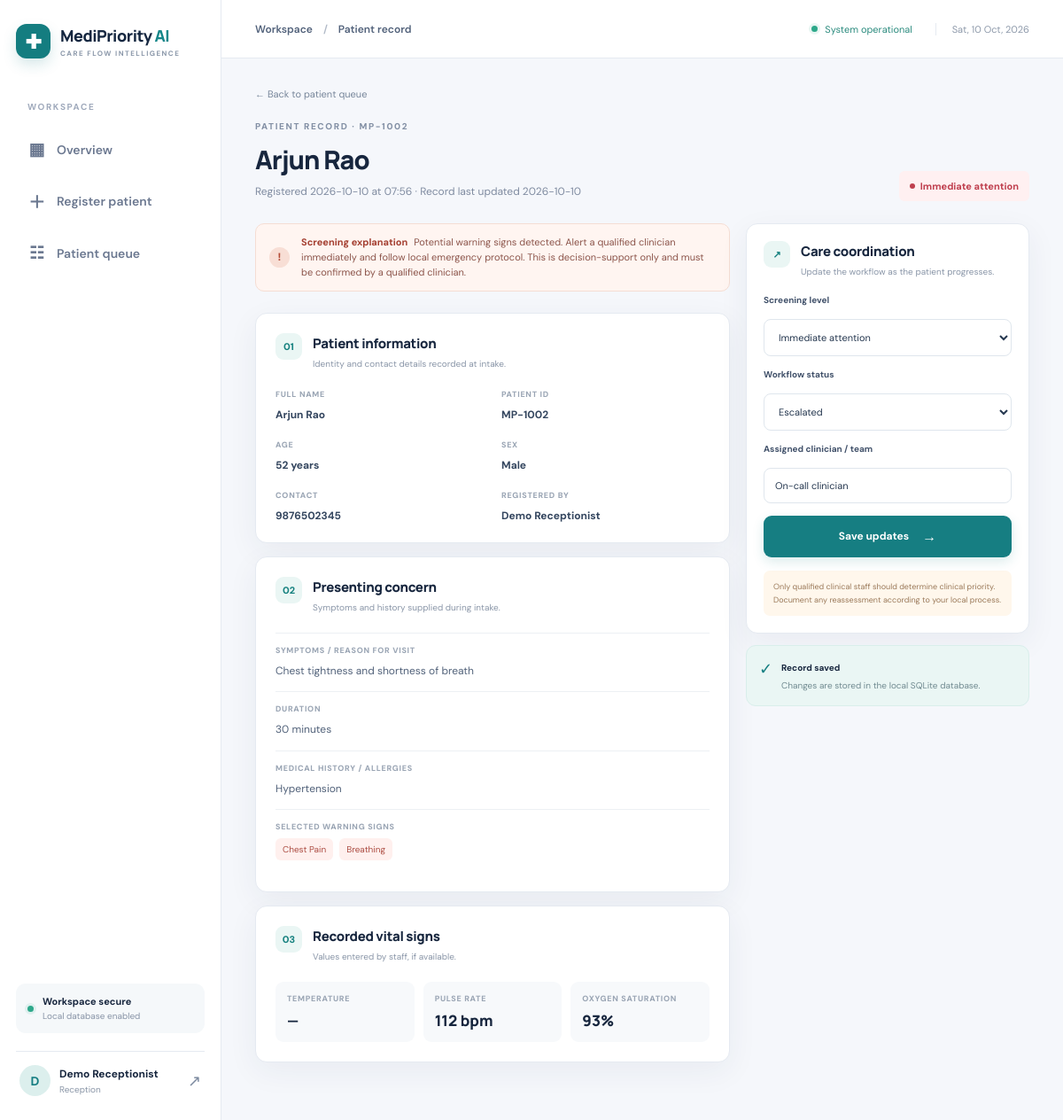
Screenshot of /patients/2 (signed in) with the database file from the repository.
### tables this page shows
CREATE TABLE users (
            id INTEGER PRIMARY KEY AUTOINCREMENT,
            full_name TEXT NOT NULL,
            email TEXT NOT NULL UNIQUE,
            password_hash TEXT NOT NULL,
            role TEXT NOT NULL DEFAULT 'Reception',
            created_at TEXT NOT NULL
        );

CREATE TABLE patients (
            id INTEGER PRIMARY KEY AUTOINCREMENT,
            patient_code TEXT NOT NULL UNIQUE,
            full_name TEXT NOT NULL,
            age INTEGER NOT NULL,
            sex TEXT NOT NULL,
            phone TEXT NOT NULL,
            symptoms TEXT NOT NULL,
            duration TEXT,
            temperature REAL,
            pulse INTEGER,
            oxygen INTEGER,
            medical_history TEXT,
            flags TEXT NOT NULL DEFAULT '[]',
            urgency TEXT NOT NULL,
            urgency_note TEXT NOT NULL,
            status TEXT NOT NULL DEFAULT 'Waiting',
            assigned_to TEXT DEFAULT '',
            created_by INTEGER,
            created_at TEXT NOT NULL,
            updated_at TEXT NOT NULL,
            FOREIGN KEY(created_by) REFERENCES users(id)
        );

### app.py (the view)
@app.route("/patients/<int:patient_id>")
@login_required
def patient_detail(patient_id):
    with db() as con:
        patient = con.execute("SELECT p.*,u.full_name AS created_by_name FROM patients p LEFT JOIN users u ON p.created_by=u.id WHERE p.id=?", (patient_id,)).fetchone()
    if not patient:
        flash("Patient record not found.", "error")
        return redirect(url_for("dashboard"))
    return render_template("patient_detail.html", p=patient, flags=json.loads(patient["flags"] or "[]"), current_page="")

### app.py (called while the page is built)
def db():
    conn = sqlite3.connect(DB_PATH)
    conn.row_factory = sqlite3.Row
    conn.execute("PRAGMA foreign_keys = ON")
    return conn

def login_required(fn):
    @wraps(fn)
    def wrapper(*args, **kwargs):
        if "user_id" not in session:
            return redirect(url_for("login"))
        return fn(*args, **kwargs)
    return wrapper

### templates/patient_detail.html (shortened to what this page needs)
{% extends "base.html" %}{% block title %}{{ p.full_name }} · MediPriority AI{% endblock %}{% block crumb %}Patient record{% endblock %}
{% block content %}
<div class="page-heading"><div><a class="back-link" href="{{ url_for('dashboard') }}">← Back to patient queue</a><span class="eyebrow muted">PATIENT RECORD · {{ p.patient_code }}</span><h1>{{ p.full_name }}</h1><p class="subtle">Registered {{ p.created_at[:10] }} at {{ p.created_at[11:16] }} · Record last updated {{ p.updated_at[:10] }}</p></div><span class="priority-badge large {{ 'critical' if p.urgency=='Immediate attention' else ('priority' if p.urgency=='Priority clinical review' else 'standard') }}"><i></i>{{ p.urgency }}</span></div>
<div class="detail-grid"><div class="detail-main">
<div class="notice-strip {{ 'safety' if p.urgency=='Immediate attention' else '' }}"><div class="notice-symbol">!</div><p><b>Screening explanation</b> {{ p.urgency_note }} This is decision-support only and must be confirmed by a qualified clinician.</p></div>
<section class="form-card"><div class="form-section-title"><span class="section-number">01</span><div><h2>Patient information</h2><p>Identity and contact details recorded at intake.</p></div></div><div class="detail-fields"><div><small>FULL NAME</small><b>{{ p.full_name }}</b></div><div><small>PATIENT ID</small><b>{{ p.patient_code }}</b></div><div><small>AGE</small><b>{{ p.age }} years</b></div><div><small>SEX</small><b>{{ p.sex }}</b></div><div><small>CONTACT</small><b>{{ p.phone }}</b></div><div><small>REGISTERED BY</small><b>{{ p.created_by_name or 'Staff' }}</b></div></div></section>
<section class="form-card"><div class="form-section-title"><span class="section-number">02</span><div><h2>Presenting concern</h2><p>Symptoms and history supplied during intake.</p></div></div><div class="record-block"><small>SYMPTOMS / REASON FOR VISIT</small><p>{{ p.symptoms }}</p></div><div class="record-block"><small>DURATION</small><p>{{ p.duration or 'Not provided' }}</p></div><div class="record-block"><small>MEDICAL HISTORY / ALLERGIES</small><p>{{ p.medical_history or 'Not provided' }}</p></div>{% if flags %}<div class="record-block"><small>SELECTED WARNING SIGNS</small><div class="selected-flags">{% for flag in flags %}<span>{{ flag.replace('_',' ')|title }}</span>{% endfor %}</div></div>{% endif %}</section>
<section class="form-card"><div class="form-section-title"><span class="section-number">03</span><div><h2>Recorded vital signs</h2><p>Values entered by staff, if available.</p></div></div><div class="vital-cards"><div><small>TEMPERATURE</small><b>{{ p.temperature|string + ' °C' if p.temperature is not none else '—' }}</b></div><div><small>PULSE RATE</small><b>{{ p.pulse|string + ' bpm' if p.pulse is not none else '—' }}</b></div><div><small>OXYGEN SATURATION</small><b>{{ p.oxygen|string + '%' if p.oxygen is not none else '—' }}</b></div></div></section>
</div><aside class="detail-side"><section class="form-card"><div class="form-section-title"><span class="section-number">↗</span><div><h2>Care coordination</h2><p>Update the workflow as the patient progresses.</p></div></div><form method="post" action="{{ url_for('update_patient', patient_id=p.id) }}" class="form-stack">
<label>Screening level<select name="urgency"><option {% if p.urgency=='Immediate attention' %}selected{% endif %}>Immediate attention</option></select></label>
<label>Workflow status<select name="status">{% for status in ['Waiting','In consultation','Escalated','Completed'] %}<option {% if p.status==status %}selected{% endif %}>{{ status }}</option>{% endfor %}</select></label>
<label>Assigned clinician / team<input name="assigned_to" value="{{ p.assigned_to }}" placeholder="e.g. Dr. Sharma / Triage team"></label>
<button class="btn btn-primary btn-full" type="submit">Save updates <span>→</span></button></form><div class="override-note">Only qualified clinical staff should determine clinical priority. Document any reassessment according to your local process.</div></section><div class="aside-mini"><span>✓</span><div><b>Record saved</b><p>Changes are stored in the local SQLite database.</p></div></div></aside></div>
{% endblock %}

### templates/base.html (shortened to what this page needs)
<!doctype html>
<html lang="en">
<head>
<link rel="stylesheet" href="{{ url_for('static', filename='style.css') }}">
</head>
<body>
{% if session.get('user_id') %}
<aside class="sidebar">
  <a class="brand" href="{{ url_for('dashboard') }}"><span class="brand-mark">✚</span><span>MediPriority<span class="brand-ai"> AI</span><small>CARE FLOW INTELLIGENCE</small></span></a>
  <div class="side-label">WORKSPACE</div>
  <a class="nav-link {% if current_page=='dashboard' %}active{% endif %}" href="{{ url_for('dashboard') }}"><span>▦</span> Overview</a>
  <a class="nav-link {% if current_page=='new' %}active{% endif %}" href="{{ url_for('new_patient') }}"><span>＋</span> Register patient</a>
  <a class="nav-link" href="{{ url_for('dashboard') }}#queue"><span>☷</span> Patient queue</a>
  <div class="sidebar-bottom">
    <div class="secure-note"><span class="secure-dot"></span><div><b>Workspace secure</b><small>Local database enabled</small></div></div>
    <div class="profile"><div class="avatar">{{ session.get('full_name','S')[0]|upper }}</div><div class="profile-name"><b>{{ session.get('full_name','Staff') }}</b><small>{{ session.get('role','Reception') }}</small></div><a class="logout" href="{{ url_for('logout') }}" title="Sign out">↗</a></div>
  </div>
</aside>
{% endif %}
<main class="{% if session.get('user_id') %}main-app{% else %}main-auth{% endif %}">
  {% if session.get('user_id') %}
  <header class="topbar"><div class="breadcrumb">Workspace <span>/</span> {% block crumb %}Overview{% endblock %}</div><div class="top-actions"><span class="live-dot"></span><span class="live-text">System operational</span><span class="top-date" id="todayDate"></span></div></header>
  {% endif %}
  <div class="{% if session.get('user_id') %}page-wrap{% else %}auth-wrap{% endif %}">
    {% block content %}{% endblock %}
  </div>
</main>
</body></html>

### rows the page displays
users: get "Demo Receptionist", get "Reception", full_name "Demo Receptionist"
patients: patient_code "MP-1002", full_name "Arjun Rao", created_at "2026-10-10", created_at "07:56", updated_at "2026-10-10", urgency "Immediate attention", urgency_note "Potential warning signs detected. Alert a qualified clinician immediately and follow local emergency protocol.", age "52", sex "Male", phone "9876502345", symptoms "Chest tightness and shortness of breath", duration "30 minutes", medical_history "Hypertension", pulse "112 bpm", oxygen "93%", status "Escalated", assigned_to "On-call clinician"

### other values shown
{{ session.get('full_name','S')[0]|upper }} "D"
{{ flag.replace('_',' ')|title }} "Chest Pain" "Breathing"
{{ p.temperature|string + ' °C' if p.temperature is not none else '—' }} "—"
